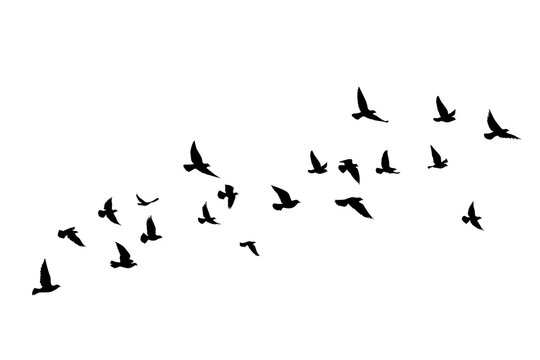
#> input picture Object_Detection/birds.jpg, 540 x 360 px
$ jupyter execute main.ipynb
#> lines starting #> are read from the running program, lines starting #| are printed output that depends on the picture; after the words box and inside, x2 and y2 are one past the last pixel; in counts of white or black regions, pixels touching at a corner belong together
[cell 1]
#This Program will detect object from an image
import cv2
img=cv2.imread('birds.jpg')
#> img is the input picture: shape (360, 540, 3); min 0, max 255, mean 248.5
birds_grey=cv2.cvtColor(img,cv2.COLOR_BGR2GRAY)
ret,thresh=cv2.threshold(birds_grey,227,255,cv2.THRESH_BINARY_INV)
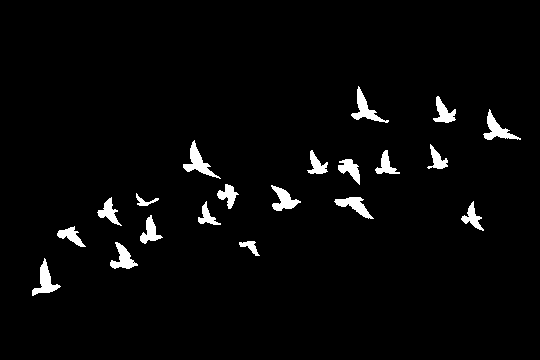
#> thresh: shape (360, 540); 3% white; 20 white regions
contors,hierarhy=cv2.findContours(thresh,cv2.RETR_TREE,cv2.CHAIN_APPROX_SIMPLE)
#> contors = 21 contours, 1 with area under 20; largest, box (x1, y1, x2, y2) and area: (183, 140, 221, 179) 374, (351, 86, 389, 123) 342, (32, 258, 61, 296) 341, (483, 109, 521, 140) 338, (271, 185, 301, 211) 317

for cnt in contors:
    if cv2.contourArea(cnt)>60:
        # cv2.drawContours(img,cnt,-1,(0,255,0),1)
        x1,y1,w,h=cv2.boundingRect(cnt)
        cv2.rectangle(img,(x1,y1),(x1+w,y1+h),(0,255,0),2)
#> this loop made 21 passes
#> (x1, y1, w, h) on passes 1, 2, 4, 5, 6, 7, 8, 9, 10, 11, 12, 13: (32, 258, 29, 38), (110, 242, 28, 27), (239, 241, 21, 15), (57, 226, 29, 21), (140, 215, 23, 29), (461, 201, 23, 30), (198, 201, 23, 24), (334, 197, 40, 22), (97, 197, 25, 29), (136, 193, 23, 13), (271, 185, 30, 26), (217, 184, 22, 25)
#> cnt on pass 3: [[132, 262], [133, 261], [134, 262], [133, 263]]
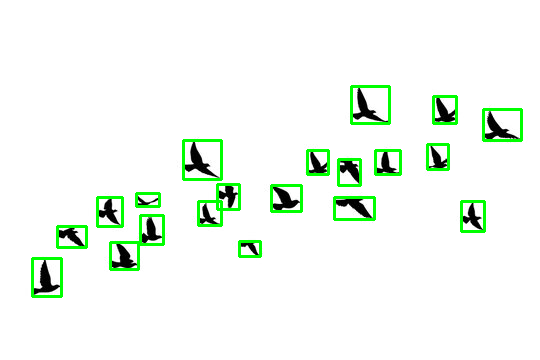
#> img: shape (360, 540, 3); 3.26% of pixels changed, all inside (x1, y1, x2, y2) = (31, 85, 523, 298)
cv2.imshow('now',img)
cv2.imshow('fr1',birds_grey)
cv2.imshow('thr1',thresh)

cv2.waitKey(0)
#> Out = 27
